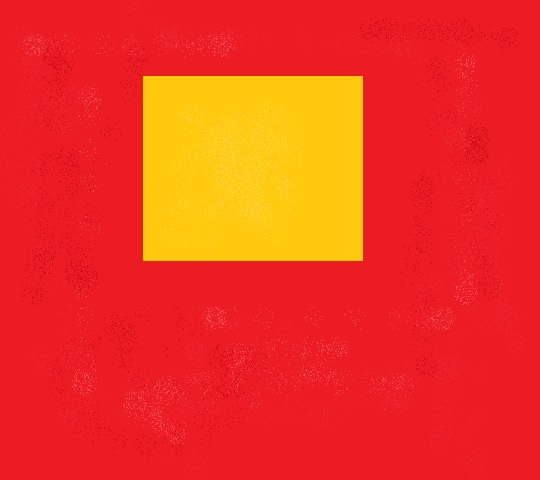
%> input picture point-processing/Two_colour.jpg, 540 x 480 px
$ octave pixelFinder.m   (GNU Octave 9; MATLAB toolbox functions it lacks are replaced by stand-ins)
%> lines starting %> are read from the running program, lines starting %| are printed output that depends on the picture
im = imread('Two_colour.jpg');
%> im is the input picture: size 480x540x3 uint8; mean R, G, B 239.1, 55, 33.6
figure, imshow(im)

red_channel = im(:, :, 1);
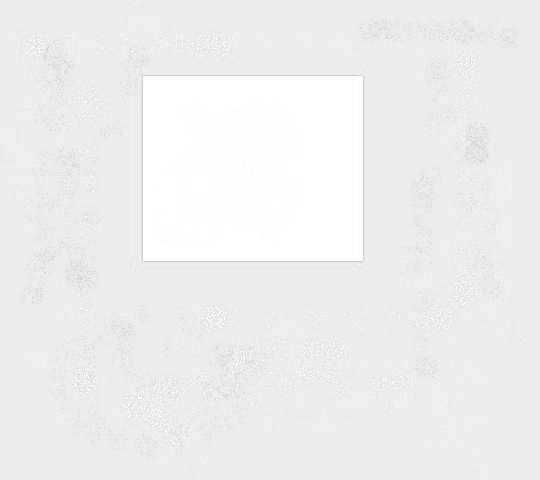
%> red_channel: size 480x540 uint8; min 197, max 255, mean 239.1
green_channel = im(:, :, 2);
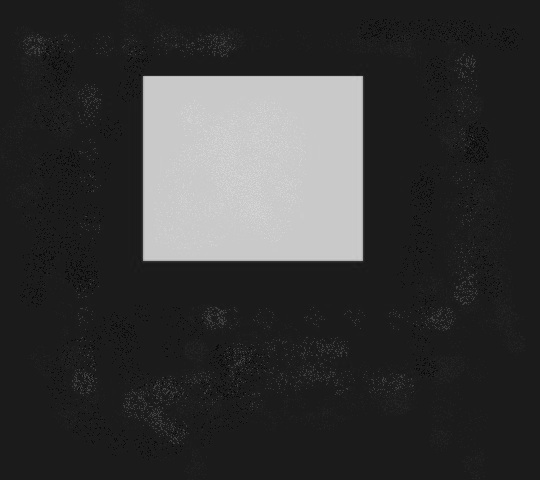
%> green_channel: size 480x540 uint8; min 2, max 219, mean 55
blue_channel = im(:, :, 3);
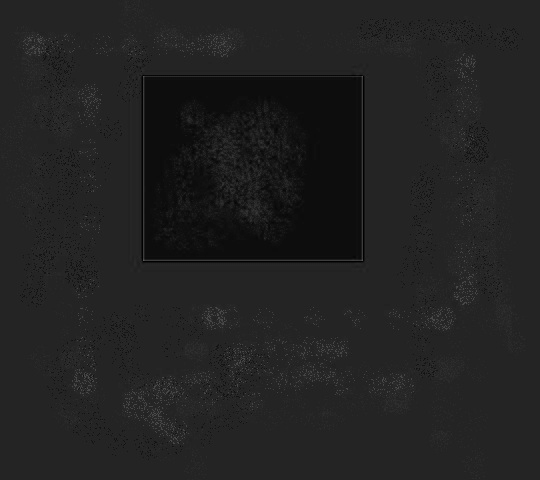
%> blue_channel: size 480x540 uint8; min 0, max 91, mean 33.6

$ run again, with point-processing/One_colour.jpg copied over point-processing/Two_colour.jpg
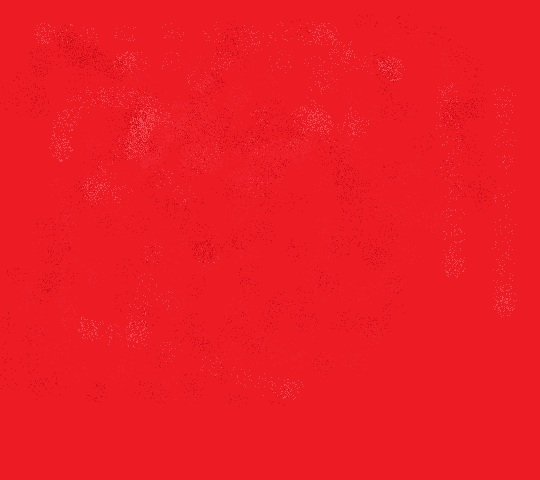
%> input picture point-processing/One_colour.jpg, 540 x 480 px
%> im is the input picture: size 480x540x3 uint8; mean R, G, B 236.4, 27.6, 36.6
%> `red_channel = im(:, :, 1);`:
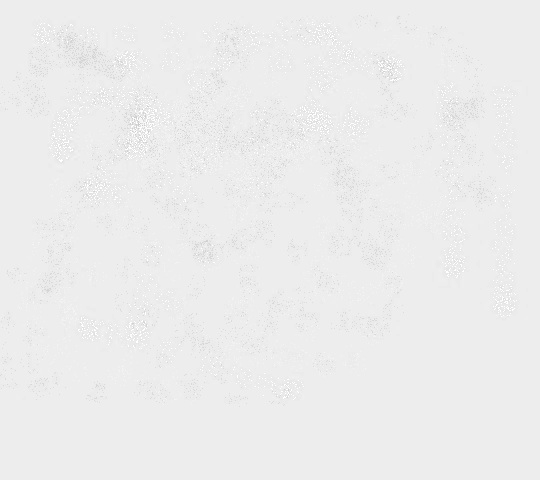
%> red_channel: size 480x540 uint8; min 197, max 255, mean 236.4
%> `green_channel = im(:, :, 2);`:
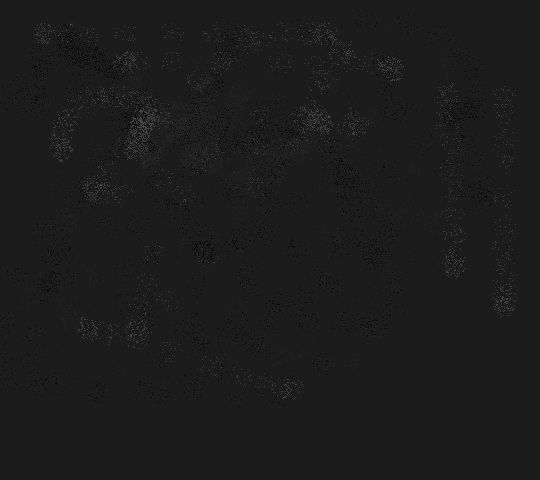
%> green_channel: size 480x540 uint8; min 4, max 73, mean 27.6
